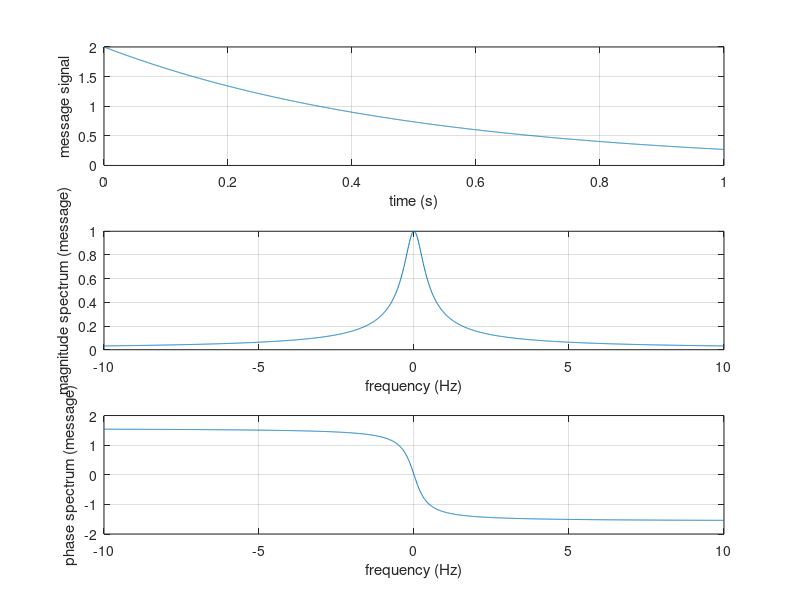
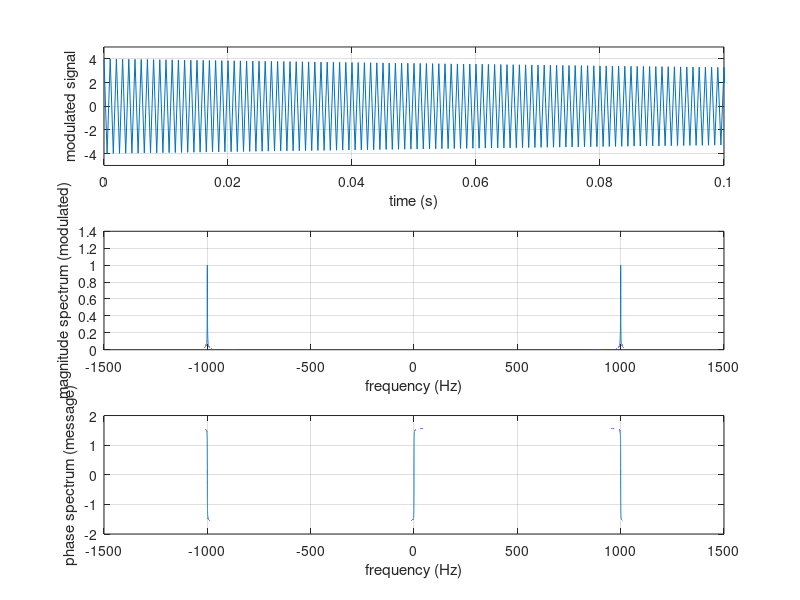

These charts were generated, in order, by the following MATLAB code:
% Problem 4.2-2(ii) plots
close all;
clear;

fs = 4000;
Ts = 1/fs;
T = 1;
t = 0:Ts:T;
df = 1/100;
f1 = -10:df:10;
f2 = -1020:df:1020;

% message signal
figure;
m = 2*exp(-2*t);
subplot(3,1,1);
plot(t,m);
xlabel('time (s)');
ylabel('message signal');
grid on;

% message signal spectrum
M = 1./(1+j*pi*f1);
subplot(3,1,2);
plot(f1,abs(M));
xlabel('frequency (Hz)');
ylabel('magnitude spectrum (message)');
grid on;

subplot(3,1,3);
plot(f1,angle(M));
xlabel('frequency (Hz)');
ylabel('phase spectrum (message)');
grid on;

%modulated signal
figure;
s = 2*m.*cos(2000*pi*t);
subplot(3,1,1);
plot(t,s);
grid on;
axis([0 0.1 -5 5]);
xlabel('time (s)');
ylabel('modulated signal');
grid on;

%modulated signal spectrum
S = 1./(1+j*pi*(f2+1000)) + 1./(1+j*pi*(f2-1000));
subplot(3,1,2);
plot(f2,abs(S));
xlabel('frequency (Hz)');
ylabel('magnitude spectrum (modulated)');
grid on;

subplot(3,1,3);
plot(f2,angle(S));
xlabel('frequency (Hz)');
ylabel('phase spectrum (message)');
grid on;
